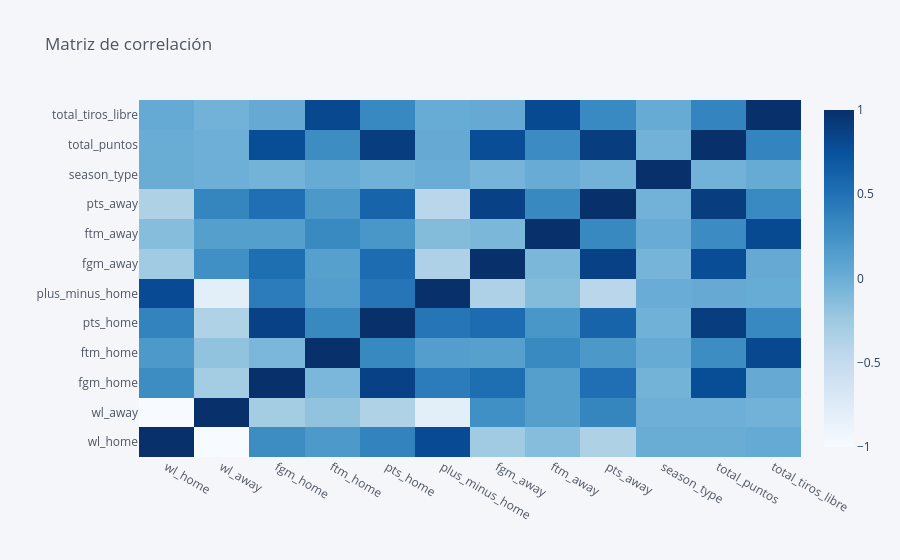

This figure's notebook cell:
### Code cell
# Importa y configura cufflinks para gráficos interactivos offline.
import cufflinks as cf
cf.go_offline()

# Asegura la visualización de gráficos Plotly en Colab.
configure_plotly_browser_state()

# Calcula y visualiza la matriz de correlación de variables numéricas.
# kind='heatmap': tipo de gráfico.
d.corr(numeric_only=True).iplot(
    kind='heatmap',
    colorscale="Blues",
    title="Matriz de correlación"
)

### Figure 1 — Plotly figure (JSON) as saved in the notebook; plotly's stock layout.template omitted (floating-point values rounded to 4 significant figures; data arrays with more than 128 entries replaced by an {"elided": "..."} marker saying what was removed)
{"data": [{"colorscale": [[0, "rgb(247,251,255)"], [0.125, "rgb(222,235,247)"], [0.25, "rgb(198,219,239)"], [0.375, "rgb(158,202,225)"], [0.5, "rgb(107,174,214)"], [0.625, "rgb(66,146,198)"], [0.75, "rgb(33,113,181)"], [0.875, "rgb(8,81,156)"], [1, "rgb(8,48,107)"]], "x": ["wl_home", "wl_away", "fgm_home", "ftm_home", "pts_home", "plus_minus_home", "fgm_away", "ftm_away", "pts_away", "season_type", "total_puntos", "total_tiros_libre"], "y": ["wl_home", "wl_away", "fgm_home", "ftm_home", "pts_home", "plus_minus_home", "fgm_away", "ftm_away", "pts_away", "season_type", "total_puntos", "total_tiros_libre"], "z": {"elided": "12x12 float values"}, "zmax": 1, "zmin": -1.0, "type": "heatmap"}], "layout": {"legend": {"bgcolor": "#F5F6F9", "font": {"color": "#4D5663"}}, "paper_bgcolor": "#F5F6F9", "plot_bgcolor": "#F5F6F9", "title": {"font": {"color": "#4D5663"}, "text": "Matriz de correlación"}, "xaxis": {"gridcolor": "#E1E5ED", "showgrid": true, "tickfont": {"color": "#4D5663"}, "title": {"font": {"color": "#4D5663"}, "text": ""}, "zerolinecolor": "#E1E5ED"}, "yaxis": {"gridcolor": "#E1E5ED", "showgrid": true, "tickfont": {"color": "#4D5663"}, "title": {"font": {"color": "#4D5663"}, "text": ""}, "zerolinecolor": "#E1E5ED"}}}
